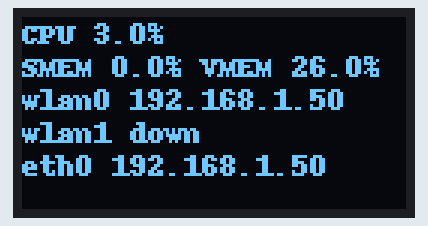
Recording of a program running on a simulated Raspberry Pi (BCM pin numbers). Parts: 128×64 one-colour display. System figures (address, load, memory, disk, uptime) are fixed made-up values.

Above: at 1.3 s.

The program:

status.py
```python
#!/usr/bin/env python

import time
import netifaces as net
import psutil

# import Adafruit_GPIO.SPI as SPI
import Adafruit_SSD1306

import Image
import ImageDraw
import ImageFont

interfaces = ['wlan0', 'wlan1', 'eth0']

# Raspberry Pi pin configuration:
RST = 24
# Note the following are only used with SPI:
DC = 23
SPI_PORT = 0
SPI_DEVICE = 0

# 128x32 display with hardware I2C:
# disp = Adafruit_SSD1306.SSD1306_128_32(rst=RST)

# 128x64 display with hardware I2C:
disp = Adafruit_SSD1306.SSD1306_128_64(rst=RST)


# Note you can change the I2C address by passing an i2c_address parameter like:
# disp = Adafruit_SSD1306.SSD1306_128_64(rst=RST, i2c_address=0x3C)

# Alternatively you can specify an explicit I2C bus number, for example
# with the 128x32 display you would use:
# disp = Adafruit_SSD1306.SSD1306_128_32(rst=RST, i2c_bus=2)

# 128x32 display with hardware SPI:
# disp = Adafruit_SSD1306.SSD1306_128_32(rst=RST, dc=DC, spi=SPI.SpiDev(SPI_PORT, SPI_DEVICE, max_speed_hz=8000000))

# 128x64 display with hardware SPI:
# disp = Adafruit_SSD1306.SSD1306_128_64(rst=RST, dc=DC, spi=SPI.SpiDev(SPI_PORT, SPI_DEVICE, max_speed_hz=8000000))

# Alternatively you can specify a software SPI implementation by providing
# digital GPIO pin numbers for all the required display pins.  For example
# on a Raspberry Pi with the 128x32 display you might use:
# disp = Adafruit_SSD1306.SSD1306_128_32(rst=RST, dc=DC, sclk=18, din=25, cs=22)


def is_interface_up(interface):
    if interface not in net.interfaces():
        return False
    addr = net.ifaddresses(interface)
    return net.AF_INET in addr


# Initialize library.
disp.begin()

# Clear display.
disp.clear()
disp.display()

# Create blank image for drawing.
# Make sure to create image with mode '1' for 1-bit color.
width = disp.width
height = disp.height
image = Image.new('1', (width, height))

# Get drawing object to draw on image.
draw = ImageDraw.Draw(image)

# Load default font.
font = ImageFont.load_default()
# font = ImageFont.truetype('Minecraftia.ttf', 8)

# some padding
padding = 2

while True:
    cursor = [0, 0]
    draw.rectangle((0, 0, width, height), outline=0, fill=0)

    # CPU
    text = "CPU " + str(psutil.cpu_percent(interval=1)) + "%"
    draw.text(tuple(cursor), text, font=font, fill=255)
    cursor[1] += font.getsize(text)[1]

    # MEM
    text = "SMEM " + str(psutil.swap_memory().percent) + "%" \
           + " VMEM " + str(psutil.virtual_memory().percent) + "%"
    draw.text(tuple(cursor), text, font=font, fill=255)
    cursor[1] += font.getsize(text)[1]

    # NET
    for interface in interfaces:
        if is_interface_up(interface):
            ip = net.ifaddresses(interface)[net.AF_INET][0]['addr']
            text = interface + " " + ip
        else:
            text = interface + " down"

        draw.text(tuple(cursor), text, font=font, fill=255)
        cursor[1] += font.getsize(text)[1]

    # Display image.
    disp.image(image)
    disp.display()

    time.sleep(1)
```
